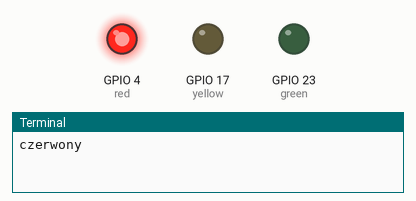
Simulated run of this program. Board: Raspberry Pi (BCM pin numbers). Parts: output pins drawn as LEDs (lit = HIGH), the last lines printed to the terminal.

Above: at 1.5 s.
At 3.5 s:
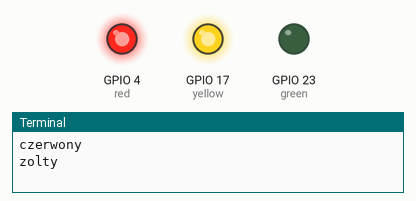
At 5.5 s:
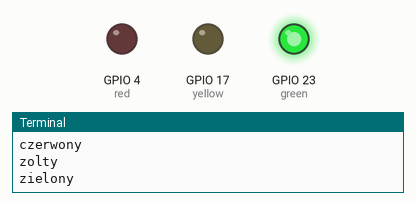
At 7.5 s:
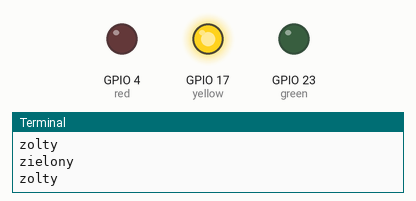
Timing chart, 0 to 10.4 s (numbered marks = the images above):
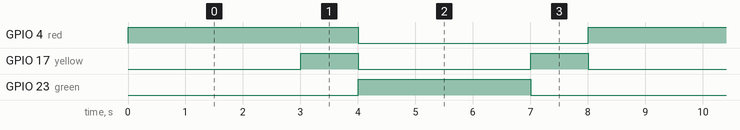

The program:

swiatla2.py
```python
from gpiozero import LED
from time import sleep

red = LED(4)
yellow = LED(17)
green = LED(23)

def switch(led, sleepTime, color):
	led.on()
	print(color)
	sleep(sleepTime)
	led.off()

while True:
	red.on()
	print('czerwony')
	sleep(3)
	yellow.on()
	print('zolty')
	sleep(1)
	red.off()
	yellow.off()

	switch(green, 3, 'zielony')
	switch(yellow, 1, 'zolty')
```

Measured:
- by itself, GPIO 4 (red): alternates HIGH for 4.0 s and LOW for 4.0 s
- by itself, GPIO 17 (yellow): alternates HIGH for 1.0 s and LOW for 3.0 s
- by itself, GPIO 23 (green): alternates HIGH for 3.0 s and LOW for 5.0 s
